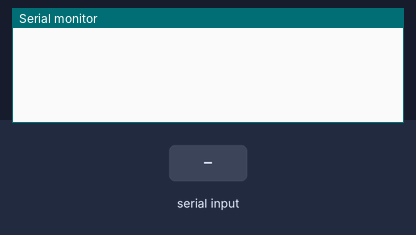
Recording of a sketch running on a simulated Arduino Uno, built with avr-gcc and run on an emulated ATmega328P. Shown: the last lines printed to the serial monitor. Inputs (shaded band) come from the test bench.

Above: at 1.2 s.
1.3 s: "90,45\n" received over Serial
At 2.5 s:
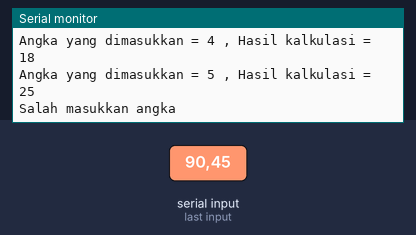
2.8 s: "30,150\n" received over Serial
At 2.87 s:
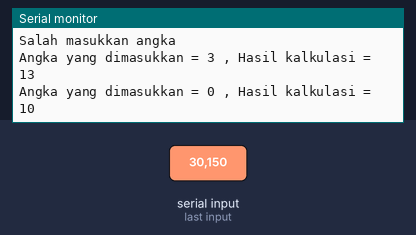
Timing chart, 0 to 5.8 s (numbered marks = the images above; inputs shaded):
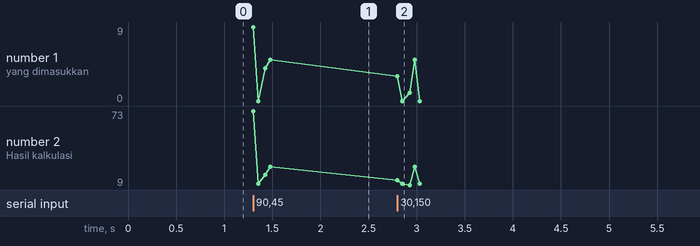

Measured:
- after the input at 1.3 s, the serial monitor: prints a new line at once (image 1)
- after the input at 2.8 s, the serial monitor: prints a new line at once (image 2)

The sketch:

userInput_KalkulasiNilai.ino
```cpp
char tarisa;
int t;

void setup() {
  Serial.begin(9600);
}

void loop() {
  while (Serial.available() > 0) {
    tarisa = Serial.read();
    if (!isDigit(tarisa)) Serial.println("Salah masukkan angka");
    else {
      int nilai = tarisa - '0';
      Serial.print("Angka yang dimasukkan = ");
      Serial.print(nilai);
      Serial.print(" , ");

      t = pow(nilai, 2) - 2 * nilai + 10;

      Serial.print("Hasil kalkulasi = ");
      Serial.println(t);
    }
  }
}
```
